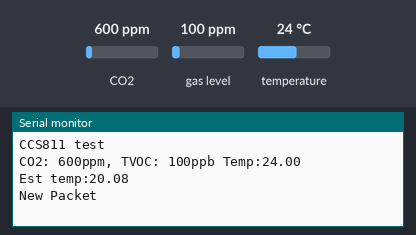
A sketch run on a simulated ESP32. Shown: the last lines printed to the serial monitor. The test bench sets the inputs (shaded band); at power-on: CO2 600 ppm, gas level 100 ppm, temperature 24 °C. No radio packets arrive unless stated.

Above: at 1.4 s.
1.5 s: CO2 set to 452 ppm
8.2 s: gas level set to 20 ppm
At 9.8 s:
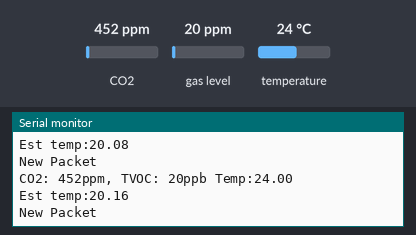
14.9 s: temperature set to 12 °C
At 18.9 s:
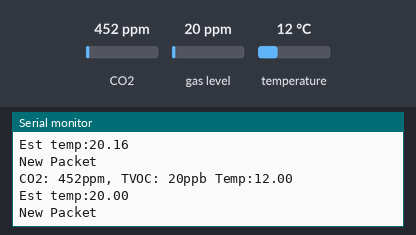
Timing chart, 0 to 20.4 s (numbered marks = the images above; inputs shaded):
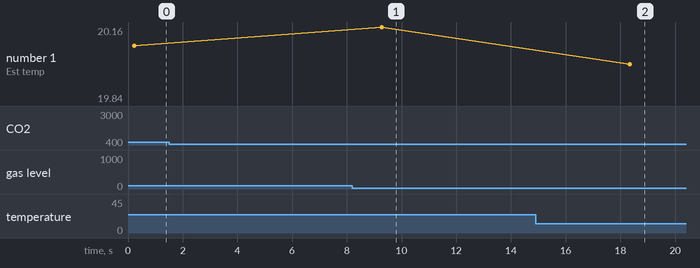

Measured:
- after the input at 8.2 s, the serial monitor: prints a new line after 1.1 s (image 1)
- after the input at 14.9 s, the serial monitor: prints a new line after 3.4 s (image 2)
- plotted number 1: 20.16 → 19.84 after the input at 14.9 s

The sketch:

poluLoRa.ino
```cpp
#include "Adafruit_CCS811.h"
#include <Wire.h>  // driver I2C
#include <SPI.h> // include libraries
#include <LoRa.h>
#define SCK 5 // GPIO5 SX127x's SCK
#define MISO 19 // GPIO19 SX127x's MISO
#define MOSI 27 // GPIO27 SX127x's MOSI
#define SS 18 // GPIO18 SX127x's CS
#define RST 14 // GPIO14 SX127x's RESET
#define DI0 26 // GPIO26 SX127x's IRQ(Interrupt Request)
#define freq 433E6
#define sf 8
#define sb 125E3


Adafruit_CCS811 ccs;

union pack
{
  uint8_t frame[16]; // trames avec octets
  float data[4]; // 4 valeurs en virgule flottante
} sdp ; // paquet d’émission


void setup()
{

  //Setup Sensor
  Serial.begin(9600);
  delay(200);
  Serial.println("CCS811 test");
  if (!ccs.begin()) {
    Serial.println("Failed to start sensor! Please check your wiring.");
    while (1);
  }
  //calibrate temperature sensor
  while (!ccs.available());
  float temp = ccs.calculateTemperature();
  ccs.setTempOffset(temp - 25.0);


  //Setup LoRa
  Serial.begin(9600);
  pinMode(DI0, INPUT); // signal interrupt
  SPI.begin(SCK, MISO, MOSI, SS);
  LoRa.setPins(SS, RST, DI0);
  if (!LoRa.begin(freq)) {
    Serial.println("Starting LoRa failed!");
    while (1);
  }
  LoRa.setSpreadingFactor(sf);
  LoRa.setSignalBandwidth(sb);


}

float etemp = 20.0;
int co2, tvoc; char dbuff[24];

void loop() {
  if (ccs.available()) {
    float temp = ccs.calculateTemperature();
    if (!ccs.readData()) {
      Serial.print("CO2: ");
      co2 = ccs.geteCO2();
      Serial.print(co2);
      tvoc = ccs.getTVOC();
      Serial.print("ppm, TVOC: ");
      Serial.print(tvoc);
      Serial.print("ppb Temp:");
      etemp = 0.02 * temp + 0.98 * etemp;
      Serial.println(temp);
      Serial.print("Est temp:"); Serial.println(etemp);

    }
    else {
      Serial.println("ERROR!");
      delay(5000);
    }
  }
  Serial.println("New Packet") ;
  LoRa.beginPacket(); // start packet
  sdp.data[0] = co2;
  sdp.data[1] = tvoc;
  LoRa.write(sdp.frame, 16);
  LoRa.endPacket();
  delay(9000);
}
```
